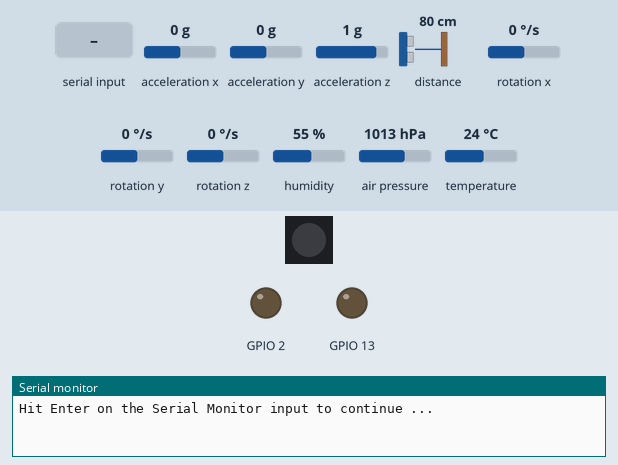
Recording of a sketch running on a simulated ESP32. On the bench: 1 RGB LEDs in strip order, left to right, output pins drawn as LEDs (lit = HIGH), the last lines printed to the serial monitor. The inputs (shaded band) are chosen by the test bench; at power-on: acceleration x 0 g, acceleration y 0 g, acceleration z 1 g, distance to the obstacle 80 cm, rotation x 0 °/s, rotation y 0 °/s, rotation z 0 °/s, humidity 55 %, air pressure 1013 hPa, temperature 24 °C. WiFi joins after 1.5 s; servers stay silent unless stated; a WiFi scan finds three made-up networks; random numbers use the default seed unless the sketch sets one; no MQTT or app messages arrive unless stated.

Above: at 5.8 s.
5.9 s: ", " received over Serial
At 7.1 s:
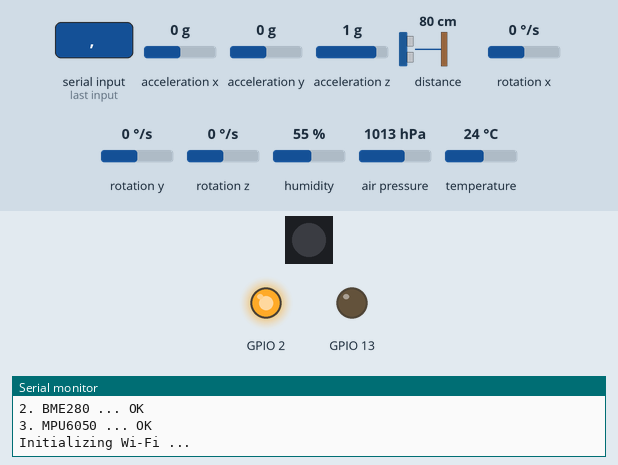
At 9.8 s:
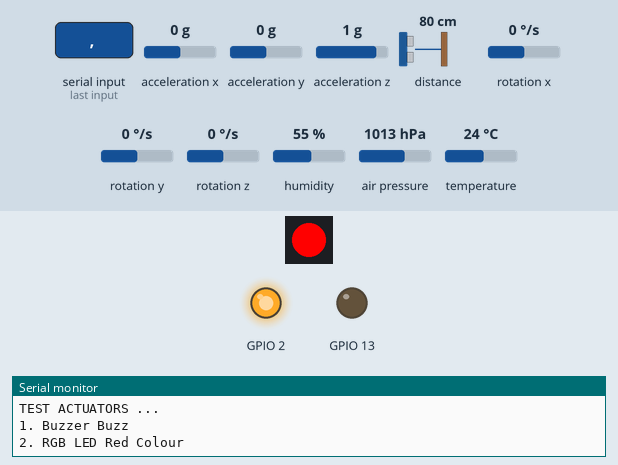
Timing chart, 0 to 12.8 s (numbered marks = the images above; inputs shaded):
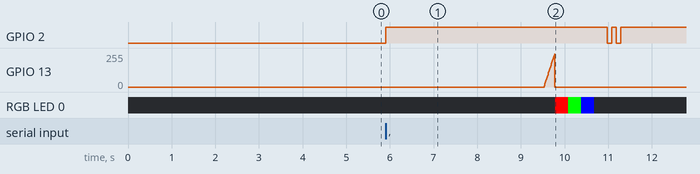

Measured:
- after the input at 5.9 s, GPIO 2: goes HIGH 5.1 s, LOW 0.10 s, HIGH 0.10 s, LOW 0.10 s, then HIGH, starting at once; GPIO 13: rises from 0/255 to 250/255 in 0.24 s, then falls to 0/255 in 0.01 s; RGB LED 0: off → RGB(255, 0, 0) after 3.9 s, → RGB(0, 255, 0) 0.30 s later, → RGB(0, 0, 255) 0.30 s later, → off 0.30 s later

The sketch:

Hibiscus_Sense_QC.ino
```cpp
// #include "soc/soc.h"
// #include "soc/rtc_cntl_reg.h"
#include <Adafruit_APDS9960.h>
#include <Adafruit_BME280.h>
#include <Adafruit_MPU6050.h>
#include <Adafruit_Sensor.h>
#include <Adafruit_NeoPixel.h>
#include <WiFi.h>
#include <MQTT.h>
#include <Wire.h>

#define WIFI_SSID                 "YOUR_WIFI_SSID"
#define WIFI_PASSWORD             "YOUR_WIFI_PASSWORD"
#define MQTT_HOST                 "broker.hivemq.com"
#define MQTT_PUBLISH_TOPIC        "hibiscus-sense-qc/data"
#define MQTT_CONTROL_RGB_TOPIC    "hibiscus-sense-qc/rgb"
#define MQTT_CONTROL_LED_TOPIC    "hibiscus-sense-qc/led"
#define MQTT_TRIGGER_TOPIC        "hibiscus-sense-qc/trigger"

Adafruit_APDS9960 apds;
Adafruit_BME280 bme;
Adafruit_MPU6050 mpu;

sensors_event_t a, g, temp;

Adafruit_NeoPixel rgb(1, 16, NEO_GRB + NEO_KHZ800);

WiFiClient net;
MQTTClient mqtt;

unsigned long lastMillis = 0;

volatile bool buttonPressed = false;
int toggleValue = 0;

void IRAM_ATTR handleButtonPress() {
  buttonPressed = true;
}

void connectToWiFi() {
  Serial.print("\nConnecting to Wi-Fi AP '" + String(WIFI_SSID) + "' ...");

  WiFi.mode(WIFI_STA);
  WiFi.begin(WIFI_SSID, WIFI_PASSWORD);

  while (WiFi.status() != WL_CONNECTED) {
    Serial.print(".");
    delay(500);
  }

  Serial.println(" connected!");

  Serial.print("MAC Address: ");
  Serial.println(WiFi.macAddress());

  Serial.print("Local IP Address: ");
  Serial.println(WiFi.localIP());

  Serial.print("Network Signal Strength (RSSI): ");
  Serial.println(WiFi.RSSI());
}

void messageReceived(String &topic, String &payload) {
  Serial.println("MQTT SUBSCRIPTION ...");
  Serial.println("Subscribe Message Received: " + payload);

  if(topic == String(MQTT_CONTROL_RGB_TOPIC)){

    // Extract RGB values from the payload
    int commaIndex = payload.indexOf(", ");
    int secondCommaIndex = payload.indexOf(", ", commaIndex+1);
    int thirdCommaIndex = payload.indexOf(", ", secondCommaIndex+1);

    int red = payload.substring(payload.indexOf("rgb(")+4, commaIndex).toInt();
    int green = payload.substring(commaIndex+1, secondCommaIndex).toFloat();
    int blue = payload.substring(secondCommaIndex+1, thirdCommaIndex).toFloat();

    // Set the RGB LED color
    Serial.print("CONTROL RGB ... ");
    rgb.setPixelColor(0, rgb.Color(red, green, blue));
    rgb.show();
    Serial.println("OK");
  }

  if(topic == String(MQTT_CONTROL_LED_TOPIC)){
    // Adjust the LED brightness based on the payload
    Serial.print("CONTROL LED ... ");
    digitalWrite(2, payload.toInt());
    Serial.println("OK");
  }

  Serial.println();
}

void connectToMqttBroker(){
  Serial.print("\nConnecting to '" + String(MQTT_HOST) + "' ...");

  mqtt.begin(MQTT_HOST, net);
  mqtt.onMessage(messageReceived);

  String uniqueString = String(WIFI_SSID) + "-" + String(random(1, 98)) + String(random(99, 999));
  char uniqueClientID[uniqueString.length() + 1];

  uniqueString.toCharArray(uniqueClientID, uniqueString.length() + 1);

  while (!mqtt.connect(uniqueClientID)) {
    Serial.print(".");
    delay(500);
  }

  Serial.println(" connected!");

  Serial.println("Subscribe to: " + String(MQTT_CONTROL_RGB_TOPIC));
  mqtt.subscribe(String(MQTT_CONTROL_RGB_TOPIC));
  Serial.println("Subscribe to: " + String(MQTT_CONTROL_LED_TOPIC));
  mqtt.subscribe(String(MQTT_CONTROL_LED_TOPIC));

}

void setup() {
  Serial.begin(115200); delay(5000);
  Serial.print("Hit Enter on the Serial Monitor input to continue ... ");
  while(!Serial.available());
  Serial.println("OK");
  Serial.println();

  Serial.println("HIBISCUS SENSE");
  Serial.println();

  Serial.println("Initializing Actuators:");

  // Initialize and configure LED
  Serial.print("1. LED ... ");
  pinMode(2, OUTPUT);
  digitalWrite(2, HIGH);
  Serial.println("OK");

  // Initialize RGB LED
  Serial.print("2. RGB LED ... ");
  rgb.begin();
  rgb.show();
  Serial.println("OK");

  // Initialize Buzzer
  Serial.print("3. Buzzer ... ");
  pinMode(13, OUTPUT);
  Serial.println("OK");
  Serial.println();

  Serial.println("Initializing Inputs:");

  // Initialize Pushbutton
  Serial.print("1. Pushbutton ... ");
  pinMode(0, INPUT);
  Serial.println("OK");

  Serial.print("Press the IO0 pushbutton to continue ... ");
  while(digitalRead(0) != LOW);
  Serial.println("OK");
  Serial.println();

  Serial.println("Initializing Sensors:");

  Serial.print("1. APDS9960 ... ");
  if (!apds.begin()){
    Serial.println("ERROR!");
  }
  else{
    Serial.println("OK");
  }

  Serial.print("2. BME280 ... ");
  if (!bme.begin()){
    Serial.println("ERROR!");
  }
  else{
    Serial.println("OK");
  }

  Serial.print("3. MPU6050 ... ");
  if (!mpu.begin()){
    Serial.println("ERROR!");
  }
  else{
    Serial.println("OK");
  }
  Serial.println();

  apds.enableProximity(true);

  mpu.setAccelerometerRange(MPU6050_RANGE_8_G);
  mpu.setGyroRange(MPU6050_RANGE_500_DEG);
  mpu.setFilterBandwidth(MPU6050_BAND_21_HZ);

  Serial.print("Initializing Wi-Fi ... ");

  WiFi.disconnect();
  WiFi.mode(WIFI_STA);

  int n = WiFi.scanNetworks();

  if (n == 0) {
    Serial.println("No Wi-Fi!");
  }
  else {
    Serial.println(String(n) + " Wi-Fi available:");
    for (int i = 0; i < n; ++i) {
      Serial.print("> ");
      Serial.print(i + 1);
      Serial.print(": ");
      Serial.print(WiFi.SSID(i));
      Serial.print(", RSSI: ");
      Serial.print(WiFi.RSSI(i));
      Serial.print("dBM, Channel: ");
      Serial.print(WiFi.channel(i));
      Serial.println((WiFi.encryptionType(i) == WIFI_AUTH_OPEN)?" ":"*");
      delay(10);
    }
  }

  connectToWiFi();
  connectToMqttBroker();

  Serial.println();

  Serial.println("-------------------------------------------------");

  Serial.println("TEST ACTUATORS ...");
  Serial.println("1. Buzzer Buzz");
  for (int dutyCycle = 0; dutyCycle <= 255; dutyCycle = dutyCycle + 10){
    analogWrite(13, dutyCycle);
    delay(10);
  }
  analogWrite(13, 0);

  Serial.println("2. RGB LED Red Colour");
  rgb.setPixelColor(0, rgb.Color(255, 0, 0)); rgb.show();
  delay(300);

  Serial.println("   RGB LED Green Colour");
  rgb.setPixelColor(0, rgb.Color(0, 255, 0)); rgb.show();
  delay(300);

  Serial.println("   RGB LED Green Colour");
  rgb.setPixelColor(0, rgb.Color(0, 0, 255)); rgb.show();
  delay(300);

  Serial.println("   RGB LED OFF");
  rgb.setPixelColor(0, rgb.Color(0, 0, 0)); rgb.show();
  delay(300);

  Serial.println("3. Blue LED Blinking");
  digitalWrite(2, LOW); delay(100);
  digitalWrite(2, HIGH); delay(100);
  digitalWrite(2, LOW); delay(100);
  digitalWrite(2, HIGH); delay(300);

}

void loop() {

  if (WiFi.status() != WL_CONNECTED) {
    connectToWiFi();
  }

  if (!mqtt.connected()) {
    connectToMqttBroker();
  }

  mqtt.loop();
  delay(10);  // <- fixes some issues with WiFi stability

  if (buttonPressed) {
    toggleValue = !toggleValue;

    Serial.println("MQTT PUBLISHER ...");
    Serial.println("Publish Trigger: " + String(toggleValue));
    Serial.println();
    mqtt.publish(String(MQTT_TRIGGER_TOPIC), String(toggleValue));

    buttonPressed = false;
  }

  // Read sensor data, print the data and publish with 5 seconds interval
  if(millis() - lastMillis > 5000){
    Serial.println("-------------------------------------------------");
    lastMillis = millis();

    Serial.println("TEST SENSORS ...");

    uint8_t proximity = apds.readProximity();

    float temperature = bme.readTemperature();
    float humidity = bme.readHumidity();
    float altitude = bme.readAltitude(1008);
    float barometer = bme.readPressure() / 100.0F;

    mpu.getEvent(&a, &g, &temp);

    float x_axis = a.acceleration.x;
    float y_axis = a.acceleration.y;
    float z_axis = a.acceleration.z;

    float x_gyro = g.gyro.x;
    float y_gyro = g.gyro.y;
    float z_gyro = g.gyro.z;

    Serial.println("1. Proximity: " + String(proximity));
    Serial.println("2. Temperature: " + String(temperature) + " °C");
    Serial.println("3. Humidity: " + String(humidity) + " %RH");
    Serial.println("4. Approx. Altitude: " + String(altitude) + " m");
    Serial.println("5. Barometer: " + String(barometer) + " hPa");
    Serial.println("6. Accelerometer X: " + String(x_axis) + ", Y: " + String(y_axis) + ", Z: " + String(z_axis) + " m/s^2");
    Serial.println("7. Gyrometer X: " + String(x_gyro) + ", Y: " + String(y_gyro) + ", Z: " + String(z_gyro) + " rad/s");

    Serial.println();

    Serial.println("MQTT PUBLISH SENSOR'S DATA ...");

    String data = "{\"temperature\":" + String(temperature) + ",";
    data += "\"barometer\":" + String(barometer) + ",";
    data += "\"altitude\":" + String(altitude) + ",";
    data += "\"humidity\":" + String(humidity) + "}";

    Serial.println("Data to Publish: " + data);
    Serial.println("Length of Data: " + String(data.length()));
    Serial.println("Publish to: " + String(MQTT_PUBLISH_TOPIC));

    mqtt.publish(String(MQTT_PUBLISH_TOPIC), data);
  }
}
```
